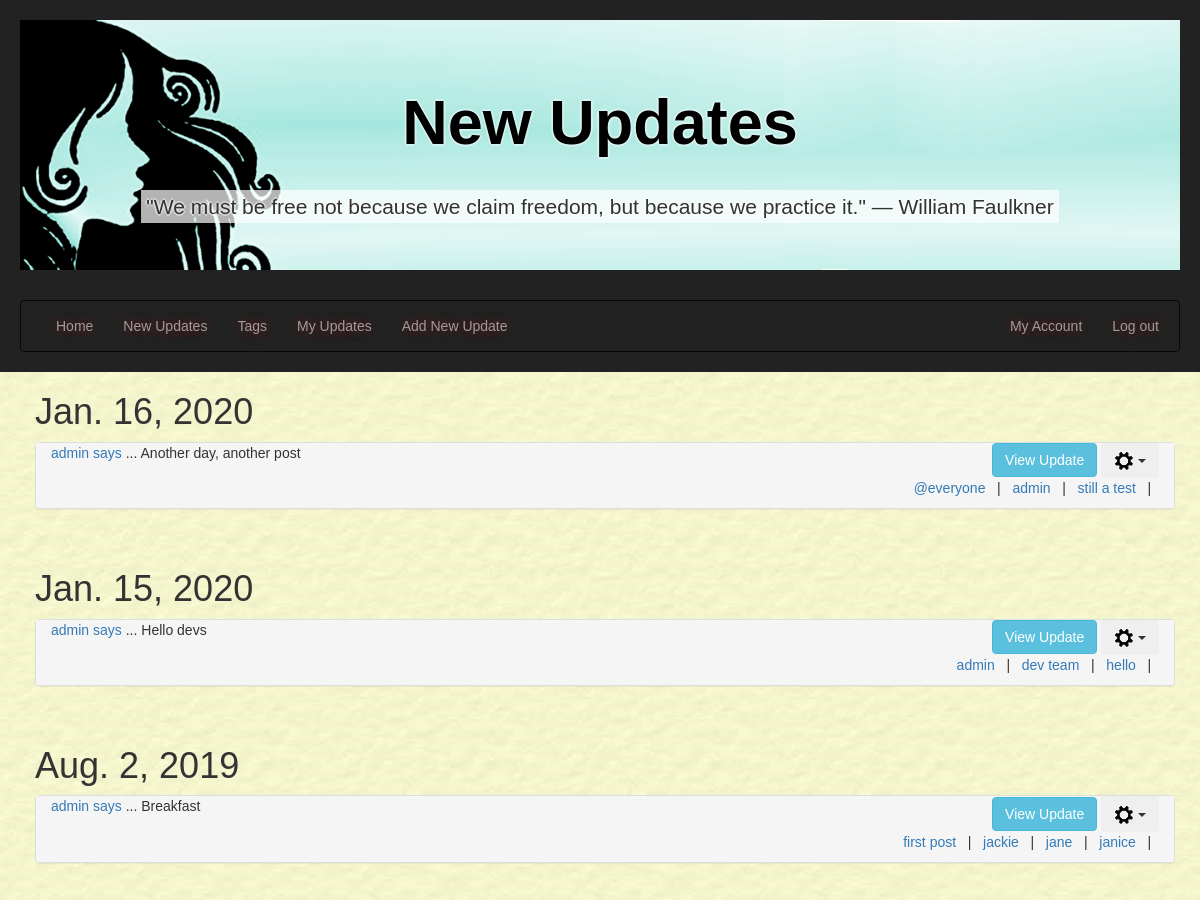
Page /newupdates/?userName=admin (signed in, upper part) on the earlier database version.
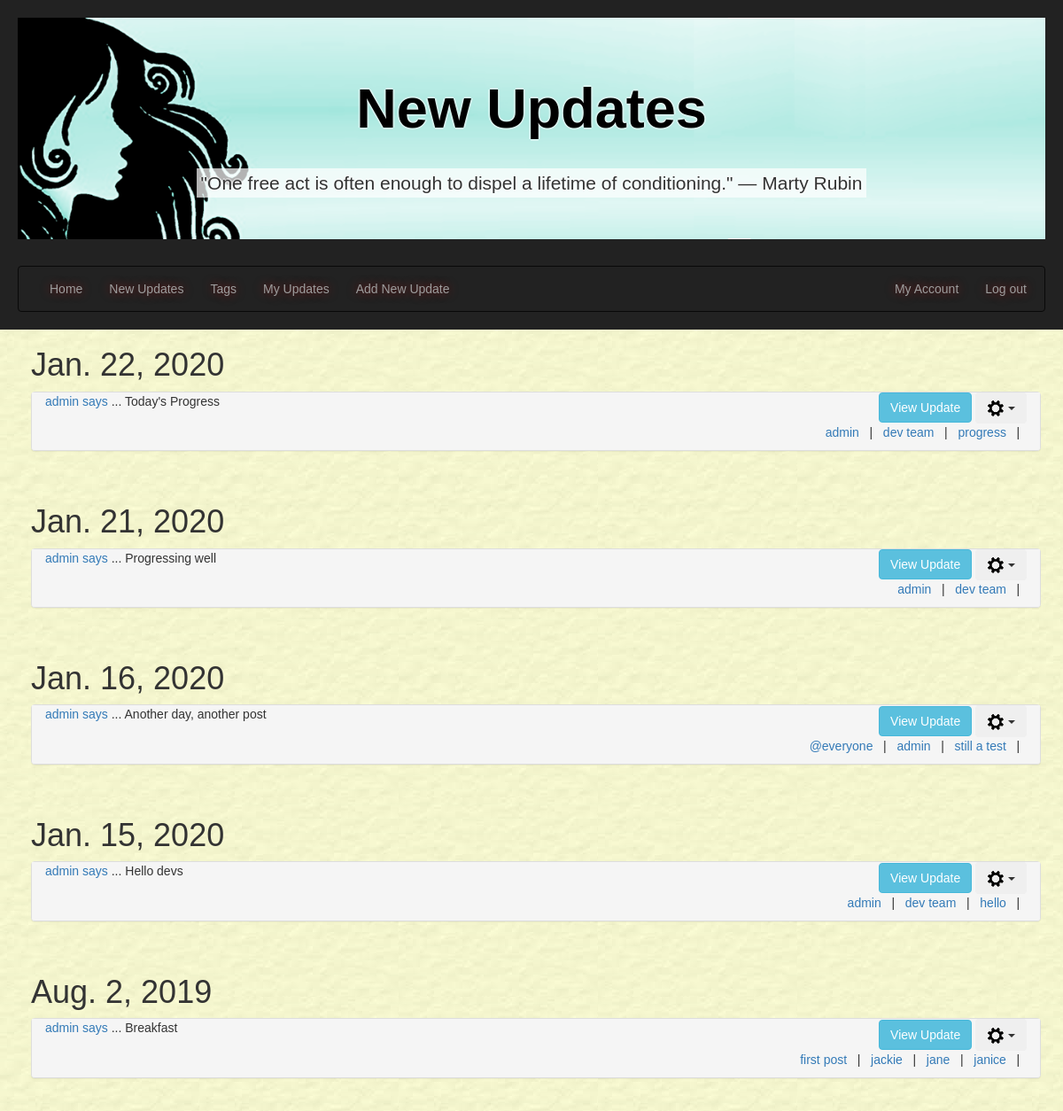
Same page on the later database version.
### tellings/models.py (models this page shows, shortened)
class UserPost(models.Model):
    postID = models.AutoField(primary_key=True, db_column='postID')
    user = models.ForeignKey(settings.AUTH_USER_MODEL, on_delete=models.CASCADE,
                             db_column='user')
    dateOfPost = models.DateField()
    postTitle = models.CharField(max_length=35, unique=True)
    postText = models.CharField(max_length=255)
    @property
    def post_tags(self):
        tagmaps = Tagmap.objects.filter(postID=self.postID)
        tagList = sorted([tag.tagID.tagName for tag in tagmaps])
        return tagList
    class Meta:
        verbose_name = "UserPost"
        verbose_name_plural = "UserPosts"

class Tag(models.Model):
    tagID = models.AutoField(primary_key=True, db_column='tagID')
    tagName = models.CharField(max_length=15)
    class Meta:
        ordering = ['tagName']
        verbose_name = "Tag"
        verbose_name_plural = "Tags"

### tellings/views.py (the view)
# urls.py: path('newupdates/', NewUpdatesListView.as_view(), name='newupdates'),
class NewUpdatesListView(LoginRequiredMixin, generic.ListView):
    model = UserPost
    template_name = "tellings/newupdates_list.html"
    paginate_by = 10
    http_method_names = ['get', 'post']
    def get_queryset(self):
        tagName_val = False
        username_val = False
        if self.request.method == 'GET':
            if 'tagName' in self.request.GET:
                tagName_val = self.request.GET.get('tagName', False)
            if 'userName' in self.request.GET:
                username_val = self.request.GET.get('userName', False)
                user_id = User.objects.get(username=username_val).id
        if tagName_val:  # get posts for current user filtered by tagname
            tagID = Tag.objects.get(tagName=tagName_val).tagID
            tagmaps = Tagmap.objects.filter(tagID=tagID)
            postList = [tm.postID.postID for tm in tagmaps]
            if username_val:
                new_context = UserPost.objects.filter(postID__in=postList).filter(user=user_id).order_by('-dateOfPost')
            else:
                new_context = UserPost.objects.filter(postID__in=postList).order_by('-dateOfPost')
        elif username_val:
            new_context = UserPost.objects.filter(user=user_id).order_by('-dateOfPost')
        else:            # get all posts
            new_context = UserPost.objects.all().order_by('-dateOfPost')
        return new_context
    def get_context_data(self, **kwargs):
        context = super(NewUpdatesListView, self).get_context_data(**kwargs)
        current_username = self.request.user.username
        quote = get_random_quote()
        if self.request.method == 'GET':
            if 'tagName' in self.request.GET:
                context['tagName'] = self.request.GET.get('tagName', '')
            if 'userName' in self.request.GET:
                context['userName'] = self.request.GET.get('userName', '')
        context['current_username'] = current_username
        context['quote'] = quote
        return context

### tellings/views.py (called while the page is built)
def get_random_quote():
    secure_random = random.SystemRandom()
    random_quote = secure_random.choice(random_quotes)
    return _(random_quote)

### tellings/templates/tellings/newupdates_list.html (shortened to what this page needs)
{% extends 'tellings/base.html' %}
{% block headertitle1 %}New Updates{% endblock headertitle1 %}
{% block content %}
  <div class="container-fluid main-content">
    <div class="container allUserUpdates" id="userUpdates">
        {% if userpost_list %}
        {% load static %}
        {% regroup userpost_list by dateOfPost as ordered_post_list %}
        {% for mypost in ordered_post_list %}
        <div class="row">
          <h1>{{ mypost.grouper }}</h1>
          <div class="panel-group">
            {% for item in mypost.list %}
              <div class="panel panel-default" id="panel_post_{{ item.postID }}">
                <div>
                  <div class="col-sm-8 panel-postTitle">
                    <p><a href="{% url 'tellings:newupdates' %}?userName={{ item.user }}" name="{{ item.user }}">
                       {{ item.user }} says</a> ... {{ item.postTitle }}</p>
                  </div>
                  <div class="col-sm-4 align-panel-text-right">
                    <button class="btn btn-info collapse_btn" data-toggle="collapse" data-target="#collapse{{ item.postID }}">View Update</button>
                    {% if current_username %}
                      {% if item.user.username == current_username %}
                        <div class="btn-group">
                            <button type="button" class="btn dropdown-toggle" data-toggle="dropdown" aria-haspopup="true" aria-expanded="false">
                              <img src="{% static 'tellings/imgs/settings_cog.png' %}" alt="">
                              <span class = "caret"></span>
                            </button>
                        </div>
                      {% endif %}
                    {% endif %}
                  </div>
                </div>
                <div class="panel-footer align-panel-text-right">
                  {% for tag in item.post_tags %}
                    <a href="{% url 'tellings:newupdates' %}?tagName={{ tag }}" name="{{ tag }}">{{ tag }}</a>
                    &nbsp;&nbsp;|&nbsp;&nbsp;
                  {% endfor %}
                </div>
              </div>
              <br />
            {% endfor %}
          </div>
        </div>
        {% endfor %}
        {% else %}
        <div class="row"></div>
          <p>No results found.</p>
        </div>
        {% endif %}
    </div>
  </div>
{% endblock %}

Differences in the rows shown:
added UserPost: grouper "Jan. 22, 2020", user "admin", postTitle "Today's Progress", post_tags "admin" "dev team"
added Tag: post_tags "progress"
added UserPost: grouper "Jan. 21, 2020", user "admin", postTitle "Progressing well", post_tags "admin" "dev team"
Other differences:
{{ quote }}: "\"We must be free not because we claim freedom, but because we practice it.\" ― William Faulkner" → "\"One free act is often enough to dispel a lifetime of conditioning.\" ― Marty Rubin"
